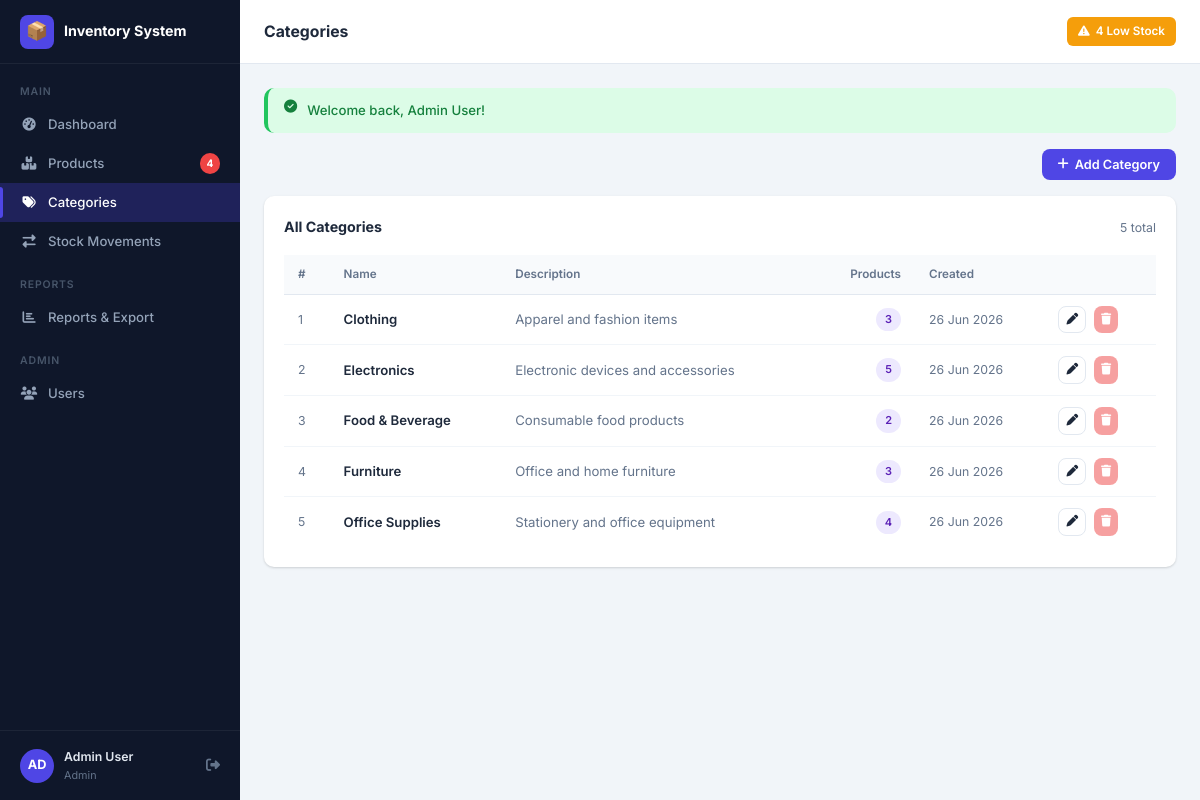
The page /modules/categories/index.php (signed in) on the database its author committed.
### tables this page shows
CREATE TABLE `categories` (
  `id`          INT UNSIGNED NOT NULL AUTO_INCREMENT,
  `name`        VARCHAR(100) NOT NULL UNIQUE,
  `description` TEXT,
  `created_at`  TIMESTAMP NOT NULL DEFAULT CURRENT_TIMESTAMP,
  PRIMARY KEY (`id`)
);

### core/Auth.php (called while the page is built, shortened)
<?php
class Auth {
    public static function isAdmin(): bool {
        return ($_SESSION['role'] ?? '') === 'admin';
    }
}

### core/helpers.php (called while the page is built, shortened)
<?php
function e(mixed $val): string {
    return htmlspecialchars((string)$val, ENT_QUOTES | ENT_SUBSTITUTE, 'UTF-8');
}

### modules/categories/index.php (the view, shortened to what this page needs)
<?php
$db = Database::getInstance();
$categories = $db->query("
  SELECT c.*, COUNT(p.id) AS product_count
  FROM   categories c
  LEFT   JOIN products p ON p.category_id = c.id AND p.is_active = 1
  GROUP  BY c.id
  ORDER  BY c.name
")->fetchAll();
include __DIR__ . '/../../includes/header.php';
?>
<div class="card-header" style="margin-bottom:16px;padding:0">
  <?php if (Auth::isAdmin()): ?>
  <button class="btn btn-primary" data-modal-open="modal-add">
    <i class="fa fa-plus"></i> Add Category
  </button>
  <?php endif; ?>
</div>
<div class="card">
  <div class="card-header">
    <span class="card-title">All Categories</span>
    <span class="text-muted fs-sm"><?= count($categories) ?> total</span>
  </div>
  <div class="table-wrap">
    <?php if (empty($categories)): ?>
      <div class="empty-state"><div class="icon">🏷️</div><p>No categories yet.</p></div>
    <?php else: ?>
    <table>
      <thead>
        <tr>
          <th>#</th>
          <th>Name</th>
          <th>Description</th>
          <th class="text-right">Products</th>
          <th>Created</th>
          <?php if (Auth::isAdmin()): ?><th></th><?php endif; ?>
        </tr>
      </thead>
      <tbody>
        <?php foreach ($categories as $i => $c): ?>
        <tr>
          <td class="text-muted fs-sm"><?= $i + 1 ?></td>
          <td class="fw-600"><?= e($c['name']) ?></td>
          <td class="text-muted"><?= e($c['description'] ?? '—') ?></td>
          <td class="text-right">
            <a href="<?= BASE_URL ?>/modules/products/index.php?cat=<?= $c['id'] ?>" class="badge badge-primary">
              <?= number_format($c['product_count']) ?>
            </a>
          </td>
          <td class="text-muted fs-sm"><?= date('d M Y', strtotime($c['created_at'])) ?></td>
          <?php if (Auth::isAdmin()): ?>
          <td>
            <div class="d-flex gap-2">
              <button class="btn btn-outline btn-sm btn-icon" title="Edit"
                      onclick="openEditModal(<?= $c['id'] ?>, <?= htmlspecialchars(json_encode($c['name']), ENT_QUOTES) ?>, <?= htmlspecialchars(json_encode($c['description'] ?? ''), ENT_QUOTES) ?>)">
                <i class="fa fa-pen"></i>
              </button>
              <?php if ($c['product_count'] == 0): ?>
              <a href="delete.php?id=<?= $c['id'] ?>" class="btn btn-danger btn-sm btn-icon" title="Delete"
                 data-confirm="Delete category '<?= e($c['name']) ?>'?">
                <i class="fa fa-trash"></i>
              </a>
              <?php else: ?>
              <button class="btn btn-danger btn-sm btn-icon" disabled title="Cannot delete — has products">
                <i class="fa fa-trash"></i>
              </button>
              <?php endif; ?>
            </div>
          </td>
          <?php endif; ?>
        </tr>
        <?php endforeach; ?>
      </tbody>
    </table>
    <?php endif; ?>
  </div>
</div>
<?php include __DIR__ . '/../../includes/footer.php'; ?>

### assets/css/app.css (style rules this page uses)
:root { --primary: #4f46e5; --primary-h: #4338ca; --accent: #06b6d4; --success: #22c55e; --warning: #f59e0b; --danger: #ef4444; --dark: #0f172a; --surface: #1e293b; --card: #ffffff; --border: #e2e8f0; --text: #1e293b; --muted: #64748b; --sidebar-w: 240px; --topbar-h: 64px; --radius: 10px; --shadow: 0 1px 3px rgba(0,0,0,.10), 0 1px 2px rgba(0,0,0,.06); --shadow-md: 0 4px 16px rgba(0,0,0,.10); }
*, *::before, *::after { box-sizing: border-box; margin: 0; padding: 0; }
html { font-size: 15px; scroll-behavior: smooth; }
body { font-family: 'Inter', system-ui, sans-serif; color: var(--text); background: #f1f5f9; line-height: 1.6; }
a { color: var(--primary); text-decoration: none; }
.card { background: var(--card); border-radius: var(--radius); box-shadow: var(--shadow); padding: 20px; }
.card-header { display: flex; align-items: center; justify-content: space-between; margin-bottom: 16px; flex-wrap: wrap; gap: 10px; }
.card-title { font-size: .95rem; font-weight: 700; color: var(--text); }
.table-wrap { overflow-x: auto; }
table { width: 100%; border-collapse: collapse; font-size: .88rem; }
thead th { padding: 10px 14px; text-align: left; font-weight: 600; font-size: .78rem; color: var(--muted); background: #f8fafc; border-bottom: 1px solid var(--border); white-space: nowrap; }
tbody td { padding: 11px 14px; border-bottom: 1px solid #f1f5f9; vertical-align: middle; }
tbody tr:last-child td { border-bottom: none; }
.badge { display: inline-flex; align-items: center; gap: 4px; padding: 3px 9px; border-radius: 20px; font-size: .73rem; font-weight: 600; white-space: nowrap; }
.badge-primary { background: #ede9fe; color: #5b21b6; }
.btn { display: inline-flex; align-items: center; gap: 6px; padding: 8px 16px; border-radius: 8px; border: none; cursor: pointer; font-size: .85rem; font-weight: 600; transition: background .15s, opacity .15s, box-shadow .15s; white-space: nowrap; font-family: inherit; }
.btn:disabled { opacity: .5; cursor: not-allowed; }
.btn-primary { background: var(--primary); color: #fff; }
.btn-danger { background: var(--danger); color: #fff; }
.btn-outline { background: transparent; border: 1.5px solid var(--border); color: var(--text); }
.btn-sm { padding: 5px 11px; font-size: .78rem; border-radius: 6px; }
.btn-icon { padding: 7px; border-radius: 8px; }
.d-flex { display: flex; }
.gap-2 { gap: 8px; }
.text-muted { color: var(--muted); }
.text-right { text-align: right; }
.fw-600 { font-weight: 600; }
.fs-sm { font-size: .82rem; }

### rows shown on the page
categories: name "Clothing", description "Apparel and fashion items", product_count "3", created_at "26 Jun 2026"
categories: name "Electronics", description "Electronic devices and accessories", product_count "5", created_at "26 Jun 2026"
categories: name "Food & Beverage", description "Consumable food products", product_count "2", created_at "26 Jun 2026"
categories: name "Furniture", description "Office and home furniture", product_count "3", created_at "26 Jun 2026"
categories: name "Office Supplies", description "Stationery and office equipment", product_count "4", created_at "26 Jun 2026"

### other values the page prints
APP_NAME "Inventory System"
$lowStockCount "4"
$initials "AD"
$_SESSION['full_name'] "Admin User"
$role "Admin"
$topbarTitle "Categories"
$flash_success "Welcome back, Admin User!"
count($categories) "5"
